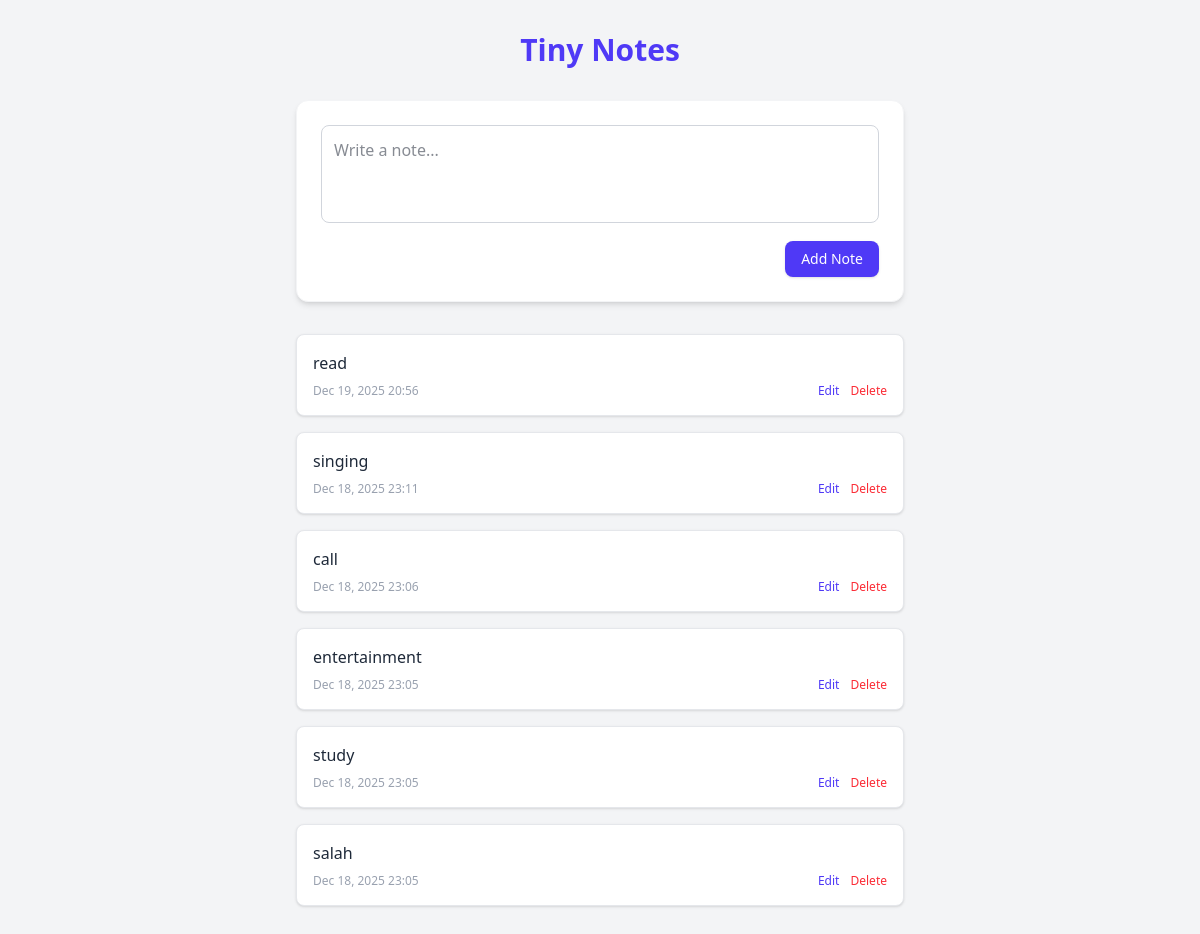
The page / on the database its author committed.
### notes/models.py (models this page shows, shortened)
class Note(models.Model):
    content = models.CharField(max_length=300)
    created_at = models.DateTimeField(auto_now_add=True)
    class Meta:
        ordering = ['-created_at']

### notes/views.py (the view)
# urls.py: path('', views.index, name='index'),
def index(request):
    notes = Note.objects.all()
    return render(request, 'notes/index.html', {'notes': notes})

### notes/templates/notes/index.html
{% extends 'base.html' %}
{% block content %}
<div class="bg-white p-6 rounded-xl shadow-md border border-gray-100 mb-8">
    {% include 'notes/partials/note_form.html' %}
</div>
<div id="notes-list" class="space-y-4">
    {% for note in notes %}
    {% include 'notes/partials/note.html' %}
    {% endfor %}
</div>
{% endblock %}

### templates/base.html (shortened to what this page needs)
{% load static tailwind_tags %}
<!DOCTYPE html>
<html lang="en">
<head>
    {% tailwind_css %}
</head>
<body class="bg-gray-100 min-h-screen font-sans text-gray-900">
    <div class="max-w-2xl mx-auto p-4 sm:p-6 lg:p-8">
        <h1 class="text-3xl font-bold text-center mb-8 text-indigo-600">Tiny Notes</h1>
        <main class="space-y-6">
            {% block content %}
            {% endblock %}
        </main>
    </div>
</body>
</html>

### notes/templates/notes/partials/note_form.html
<form hx-post="{% url 'add_note' %}" hx-target="#notes-list" hx-swap="afterbegin" hx-on::after-request="this.reset()">
    <textarea name="content"
        class="w-full p-3 border border-gray-300 rounded-lg focus:ring-2 focus:ring-indigo-500 focus:border-indigo-500 transition-all resize-none"
        placeholder="Write a note..." rows="3" required></textarea>
    <div class="mt-3 flex justify-end">
        <button type="submit"
            class="px-4 py-2 bg-indigo-600 text-white rounded-lg hover:bg-indigo-700 transition-colors font-medium text-sm shadow-sm hover:shadow">
            Add Note
        </button>
    </div>
</form>

### notes/templates/notes/partials/note.html (shortened to what this page needs)
<div id="note-{{ note.id }}"
    class="bg-white p-4 rounded-lg shadow-sm border border-gray-200 transition-all hover:shadow-md"
    x-data="{ editing: false }">
    <div x-show="!editing">
        <p class="text-gray-800 whitespace-pre-wrap">{{ note.content }}</p>
        <div class="mt-2 flex justify-between items-center text-xs text-gray-400">
            <span>{{ note.created_at|date:"M d, Y H:i" }}</span>
            <div class="space-x-2">
                <button @click="editing = true" class="text-indigo-600 hover:text-indigo-800 font-medium">
                    Edit
                </button>
                <button hx-delete="{% url 'delete_note' note.id %}" hx-target="#note-{{ note.id }}" hx-swap="delete"
                    hx-confirm="Are you sure?" class="text-red-500 hover:text-red-700 font-medium">
                    Delete
                </button>
            </div>
        </div>
    </div>
</div>

### rows shown on the page
Note: content "read", created_at "Dec 19, 2025 20:56"
Note: content "singing", created_at "Dec 18, 2025 23:11"
Note: content "call", created_at "Dec 18, 2025 23:06"
Note: content "entertainment", created_at "Dec 18, 2025 23:05"
Note: content "study", created_at "Dec 18, 2025 23:05"
Note: content "salah", created_at "Dec 18, 2025 23:05"
